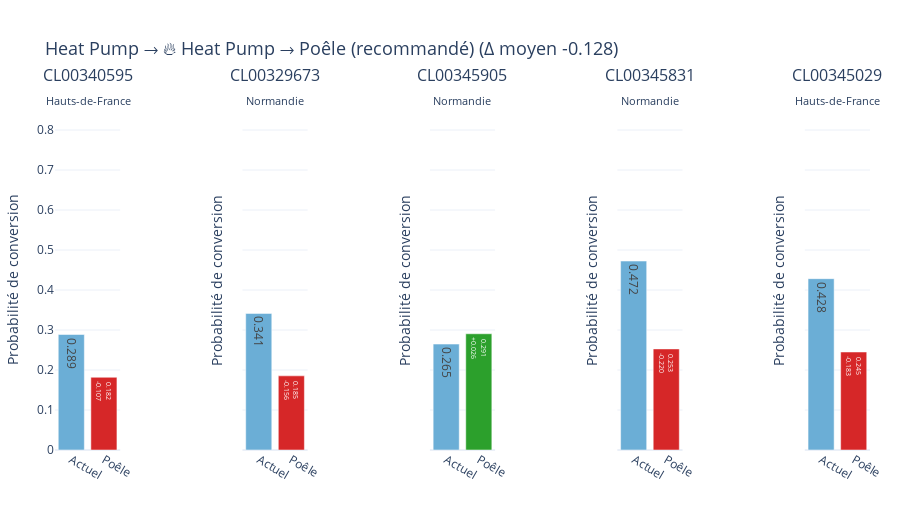
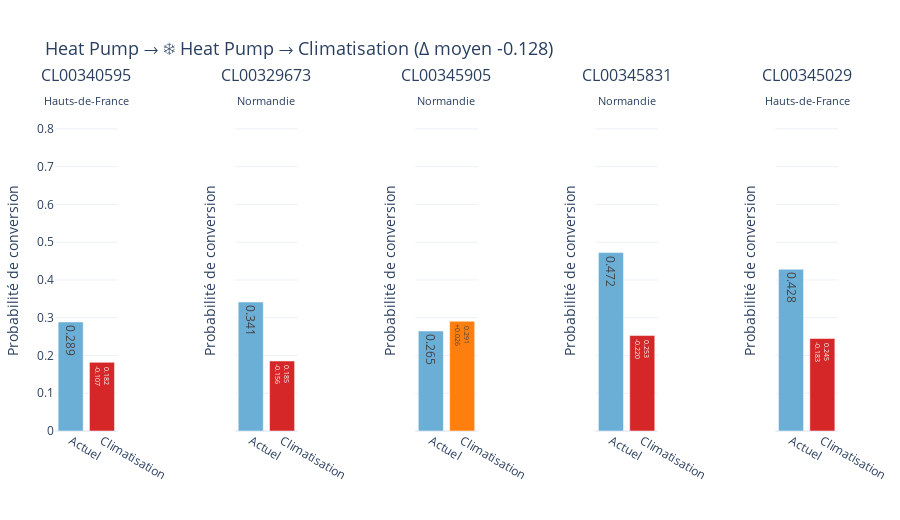
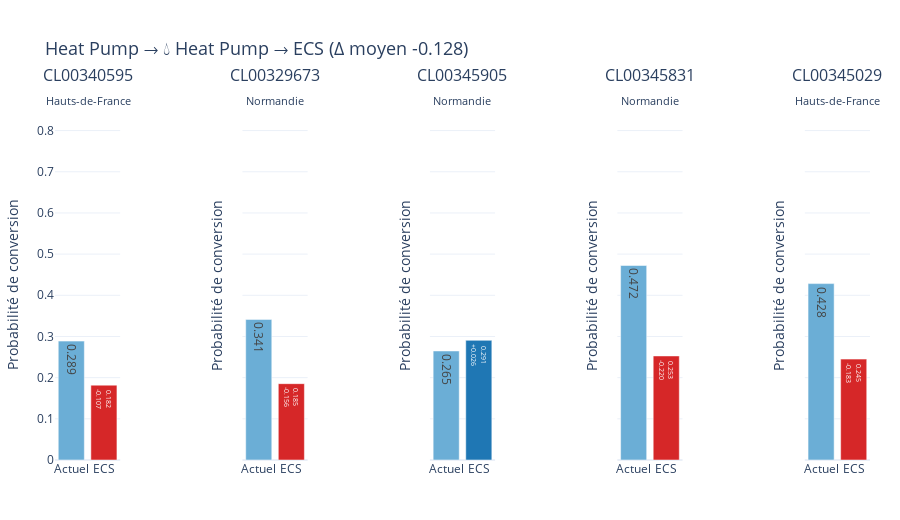

Notebook code cell kept with these figures, in order:
### Code cell
# Simulation
compute = get_cross_sell_compute_function(model, feature_names, df_sim, selected_ids)
show_cross_sell_widget(compute, selected_ids)

### Figure 1 — Plotly figure (JSON) as saved in the notebook; plotly's stock layout.template omitted (floating-point values rounded to 4 significant figures)
{"data": [{"hovertemplate": "Actuel<br>0.289<extra></extra>", "marker": {"color": "#6baed6"}, "name": "Situation actuelle", "text": "0.289", "textposition": "auto", "type": "bar", "x": ["Actuel"], "xaxis": "x", "y": [0.2887], "yaxis": "y"}, {"hovertemplate": "Poêle<br>0.182 (-0.107)<extra></extra>", "marker": {"color": "#d62728"}, "name": "+ Poêle", "text": "0.182<br>-0.107", "textposition": "auto", "type": "bar", "x": ["Poêle"], "xaxis": "x", "y": [0.1818], "yaxis": "y"}, {"hovertemplate": "Actuel<br>0.341<extra></extra>", "marker": {"color": "#6baed6"}, "name": "Situation actuelle", "text": "0.341", "textposition": "auto", "type": "bar", "x": ["Actuel"], "xaxis": "x2", "y": [0.3415], "yaxis": "y2"}, {"hovertemplate": "Poêle<br>0.185 (-0.156)<extra></extra>", "marker": {"color": "#d62728"}, "name": "+ Poêle", "text": "0.185<br>-0.156", "textposition": "auto", "type": "bar", "x": ["Poêle"], "xaxis": "x2", "y": [0.1854], "yaxis": "y2"}, {"hovertemplate": "Actuel<br>0.265<extra></extra>", "marker": {"color": "#6baed6"}, "name": "Situation actuelle", "text": "0.265", "textposition": "auto", "type": "bar", "x": ["Actuel"], "xaxis": "x3", "y": [0.2648], "yaxis": "y3"}, {"hovertemplate": "Poêle<br>0.291 (+0.026)<extra></extra>", "marker": {"color": "#2ca02c"}, "name": "+ Poêle", "text": "0.291<br>+0.026", "textposition": "auto", "type": "bar", "x": ["Poêle"], "xaxis": "x3", "y": [0.2906], "yaxis": "y3"}, {"hovertemplate": "Actuel<br>0.472<extra></extra>", "marker": {"color": "#6baed6"}, "name": "Situation actuelle", "text": "0.472", "textposition": "auto", "type": "bar", "x": ["Actuel"], "xaxis": "x4", "y": [0.4724], "yaxis": "y4"}, {"hovertemplate": "Poêle<br>0.253 (-0.220)<extra></extra>", "marker": {"color": "#d62728"}, "name": "+ Poêle", "text": "0.253<br>-0.220", "textposition": "auto", "type": "bar", "x": ["Poêle"], "xaxis": "x4", "y": [0.2527], "yaxis": "y4"}, {"hovertemplate": "Actuel<br>0.428<extra></extra>", "marker": {"color": "#6baed6"}, "name": "Situation actuelle", "text": "0.428", "textposition": "auto", "type": "bar", "x": ["Actuel"], "xaxis": "x5", "y": [0.4284], "yaxis": "y5"}, {"hovertemplate": "Poêle<br>0.245 (-0.183)<extra></extra>", "marker": {"color": "#d62728"}, "name": "+ Poêle", "text": "0.245<br>-0.183", "textposition": "auto", "type": "bar", "x": ["Poêle"], "xaxis": "x5", "y": [0.245], "yaxis": "y5"}], "layout": {"annotations": [{"font": {"size": 16}, "showarrow": false, "text": "CL00340595<br><sub>Hauts-de-France</sub>", "x": 0.04, "xanchor": "center", "xref": "paper", "y": 1, "yanchor": "bottom", "yref": "paper"}, {"font": {"size": 16}, "showarrow": false, "text": "CL00329673<br><sub>Normandie</sub>", "x": 0.27, "xanchor": "center", "xref": "paper", "y": 1, "yanchor": "bottom", "yref": "paper"}, {"font": {"size": 16}, "showarrow": false, "text": "CL00345905<br><sub>Normandie</sub>", "x": 0.5, "xanchor": "center", "xref": "paper", "y": 1, "yanchor": "bottom", "yref": "paper"}, {"font": {"size": 16}, "showarrow": false, "text": "CL00345831<br><sub>Normandie</sub>", "x": 0.73, "xanchor": "center", "xref": "paper", "y": 1, "yanchor": "bottom", "yref": "paper"}, {"font": {"size": 16}, "showarrow": false, "text": "CL00345029<br><sub>Hauts-de-France</sub>", "x": 0.96, "xanchor": "center", "xref": "paper", "y": 1, "yanchor": "bottom", "yref": "paper"}], "barmode": "group", "height": 520, "margin": {"b": 60, "l": 50, "r": 30, "t": 110}, "showlegend": false, "title": {"font": {"size": 18}, "text": "Heat Pump → 🔥 Heat Pump → Poêle (recommandé) (Δ moyen -0.128)"}, "xaxis": {"anchor": "y", "domain": [0, 0.08], "title": {"text": ""}}, "xaxis2": {"anchor": "y2", "domain": [0.23, 0.31], "title": {"text": ""}}, "xaxis3": {"anchor": "y3", "domain": [0.46, 0.54], "title": {"text": ""}}, "xaxis4": {"anchor": "y4", "domain": [0.69, 0.77], "title": {"text": ""}}, "xaxis5": {"anchor": "y5", "domain": [0.92, 1.0], "title": {"text": ""}}, "yaxis": {"anchor": "x", "domain": [0, 1], "range": [0, 0.85], "title": {"text": "Probabilité de conversion"}}, "yaxis2": {"anchor": "x2", "domain": [0, 1], "matches": "y", "range": [0, 0.85], "showticklabels": false, "title": {"text": "Probabilité de conversion"}}, "yaxis3": {"anchor": "x3", "domain": [0, 1], "matches": "y", "range": [0, 0.85], "showticklabels": false, "title": {"text": "Probabilité de conversion"}}, "yaxis4": {"anchor": "x4", "domain": [0, 1], "matches": "y", "range": [0, 0.85], "showticklabels": false, "title": {"text": "Probabilité de conversion"}}, "yaxis5": {"anchor": "x5", "domain": [0, 1], "matches": "y", "range": [0, 0.85], "showticklabels": false, "title": {"text": "Probabilité de conversion"}}}}

### Figure 2 — Plotly figure (JSON) as saved in the notebook; plotly's stock layout.template omitted (floating-point values rounded to 4 significant figures)
{"data": [{"hovertemplate": "Actuel<br>0.289<extra></extra>", "marker": {"color": "#6baed6"}, "name": "Situation actuelle", "text": "0.289", "textposition": "auto", "type": "bar", "x": ["Actuel"], "xaxis": "x", "y": [0.2887], "yaxis": "y"}, {"hovertemplate": "Climatisation<br>0.182 (-0.107)<extra></extra>", "marker": {"color": "#d62728"}, "name": "+ Climatisation", "text": "0.182<br>-0.107", "textposition": "auto", "type": "bar", "x": ["Climatisation"], "xaxis": "x", "y": [0.1818], "yaxis": "y"}, {"hovertemplate": "Actuel<br>0.341<extra></extra>", "marker": {"color": "#6baed6"}, "name": "Situation actuelle", "text": "0.341", "textposition": "auto", "type": "bar", "x": ["Actuel"], "xaxis": "x2", "y": [0.3415], "yaxis": "y2"}, {"hovertemplate": "Climatisation<br>0.185 (-0.156)<extra></extra>", "marker": {"color": "#d62728"}, "name": "+ Climatisation", "text": "0.185<br>-0.156", "textposition": "auto", "type": "bar", "x": ["Climatisation"], "xaxis": "x2", "y": [0.1854], "yaxis": "y2"}, {"hovertemplate": "Actuel<br>0.265<extra></extra>", "marker": {"color": "#6baed6"}, "name": "Situation actuelle", "text": "0.265", "textposition": "auto", "type": "bar", "x": ["Actuel"], "xaxis": "x3", "y": [0.2648], "yaxis": "y3"}, {"hovertemplate": "Climatisation<br>0.291 (+0.026)<extra></extra>", "marker": {"color": "#ff7f0e"}, "name": "+ Climatisation", "text": "0.291<br>+0.026", "textposition": "auto", "type": "bar", "x": ["Climatisation"], "xaxis": "x3", "y": [0.2906], "yaxis": "y3"}, {"hovertemplate": "Actuel<br>0.472<extra></extra>", "marker": {"color": "#6baed6"}, "name": "Situation actuelle", "text": "0.472", "textposition": "auto", "type": "bar", "x": ["Actuel"], "xaxis": "x4", "y": [0.4724], "yaxis": "y4"}, {"hovertemplate": "Climatisation<br>0.253 (-0.220)<extra></extra>", "marker": {"color": "#d62728"}, "name": "+ Climatisation", "text": "0.253<br>-0.220", "textposition": "auto", "type": "bar", "x": ["Climatisation"], "xaxis": "x4", "y": [0.2527], "yaxis": "y4"}, {"hovertemplate": "Actuel<br>0.428<extra></extra>", "marker": {"color": "#6baed6"}, "name": "Situation actuelle", "text": "0.428", "textposition": "auto", "type": "bar", "x": ["Actuel"], "xaxis": "x5", "y": [0.4284], "yaxis": "y5"}, {"hovertemplate": "Climatisation<br>0.245 (-0.183)<extra></extra>", "marker": {"color": "#d62728"}, "name": "+ Climatisation", "text": "0.245<br>-0.183", "textposition": "auto", "type": "bar", "x": ["Climatisation"], "xaxis": "x5", "y": [0.245], "yaxis": "y5"}], "layout": {"annotations": [{"font": {"size": 16}, "showarrow": false, "text": "CL00340595<br><sub>Hauts-de-France</sub>", "x": 0.04, "xanchor": "center", "xref": "paper", "y": 1, "yanchor": "bottom", "yref": "paper"}, {"font": {"size": 16}, "showarrow": false, "text": "CL00329673<br><sub>Normandie</sub>", "x": 0.27, "xanchor": "center", "xref": "paper", "y": 1, "yanchor": "bottom", "yref": "paper"}, {"font": {"size": 16}, "showarrow": false, "text": "CL00345905<br><sub>Normandie</sub>", "x": 0.5, "xanchor": "center", "xref": "paper", "y": 1, "yanchor": "bottom", "yref": "paper"}, {"font": {"size": 16}, "showarrow": false, "text": "CL00345831<br><sub>Normandie</sub>", "x": 0.73, "xanchor": "center", "xref": "paper", "y": 1, "yanchor": "bottom", "yref": "paper"}, {"font": {"size": 16}, "showarrow": false, "text": "CL00345029<br><sub>Hauts-de-France</sub>", "x": 0.96, "xanchor": "center", "xref": "paper", "y": 1, "yanchor": "bottom", "yref": "paper"}], "barmode": "group", "height": 520, "margin": {"b": 60, "l": 50, "r": 30, "t": 110}, "showlegend": false, "title": {"font": {"size": 18}, "text": "Heat Pump → ❄️ Heat Pump → Climatisation (Δ moyen -0.128)"}, "xaxis": {"anchor": "y", "domain": [0, 0.08], "title": {"text": ""}}, "xaxis2": {"anchor": "y2", "domain": [0.23, 0.31], "title": {"text": ""}}, "xaxis3": {"anchor": "y3", "domain": [0.46, 0.54], "title": {"text": ""}}, "xaxis4": {"anchor": "y4", "domain": [0.69, 0.77], "title": {"text": ""}}, "xaxis5": {"anchor": "y5", "domain": [0.92, 1.0], "title": {"text": ""}}, "yaxis": {"anchor": "x", "domain": [0, 1], "range": [0, 0.85], "title": {"text": "Probabilité de conversion"}}, "yaxis2": {"anchor": "x2", "domain": [0, 1], "matches": "y", "range": [0, 0.85], "showticklabels": false, "title": {"text": "Probabilité de conversion"}}, "yaxis3": {"anchor": "x3", "domain": [0, 1], "matches": "y", "range": [0, 0.85], "showticklabels": false, "title": {"text": "Probabilité de conversion"}}, "yaxis4": {"anchor": "x4", "domain": [0, 1], "matches": "y", "range": [0, 0.85], "showticklabels": false, "title": {"text": "Probabilité de conversion"}}, "yaxis5": {"anchor": "x5", "domain": [0, 1], "matches": "y", "range": [0, 0.85], "showticklabels": false, "title": {"text": "Probabilité de conversion"}}}}

### Figure 3 — Plotly figure (JSON) as saved in the notebook; plotly's stock layout.template omitted (floating-point values rounded to 4 significant figures)
{"data": [{"hovertemplate": "Actuel<br>0.289<extra></extra>", "marker": {"color": "#6baed6"}, "name": "Situation actuelle", "text": "0.289", "textposition": "auto", "type": "bar", "x": ["Actuel"], "xaxis": "x", "y": [0.2887], "yaxis": "y"}, {"hovertemplate": "ECS<br>0.182 (-0.107)<extra></extra>", "marker": {"color": "#d62728"}, "name": "+ ECS", "text": "0.182<br>-0.107", "textposition": "auto", "type": "bar", "x": ["ECS"], "xaxis": "x", "y": [0.1818], "yaxis": "y"}, {"hovertemplate": "Actuel<br>0.341<extra></extra>", "marker": {"color": "#6baed6"}, "name": "Situation actuelle", "text": "0.341", "textposition": "auto", "type": "bar", "x": ["Actuel"], "xaxis": "x2", "y": [0.3415], "yaxis": "y2"}, {"hovertemplate": "ECS<br>0.185 (-0.156)<extra></extra>", "marker": {"color": "#d62728"}, "name": "+ ECS", "text": "0.185<br>-0.156", "textposition": "auto", "type": "bar", "x": ["ECS"], "xaxis": "x2", "y": [0.1854], "yaxis": "y2"}, {"hovertemplate": "Actuel<br>0.265<extra></extra>", "marker": {"color": "#6baed6"}, "name": "Situation actuelle", "text": "0.265", "textposition": "auto", "type": "bar", "x": ["Actuel"], "xaxis": "x3", "y": [0.2648], "yaxis": "y3"}, {"hovertemplate": "ECS<br>0.291 (+0.026)<extra></extra>", "marker": {"color": "#1f77b4"}, "name": "+ ECS", "text": "0.291<br>+0.026", "textposition": "auto", "type": "bar", "x": ["ECS"], "xaxis": "x3", "y": [0.2906], "yaxis": "y3"}, {"hovertemplate": "Actuel<br>0.472<extra></extra>", "marker": {"color": "#6baed6"}, "name": "Situation actuelle", "text": "0.472", "textposition": "auto", "type": "bar", "x": ["Actuel"], "xaxis": "x4", "y": [0.4724], "yaxis": "y4"}, {"hovertemplate": "ECS<br>0.253 (-0.220)<extra></extra>", "marker": {"color": "#d62728"}, "name": "+ ECS", "text": "0.253<br>-0.220", "textposition": "auto", "type": "bar", "x": ["ECS"], "xaxis": "x4", "y": [0.2527], "yaxis": "y4"}, {"hovertemplate": "Actuel<br>0.428<extra></extra>", "marker": {"color": "#6baed6"}, "name": "Situation actuelle", "text": "0.428", "textposition": "auto", "type": "bar", "x": ["Actuel"], "xaxis": "x5", "y": [0.4284], "yaxis": "y5"}, {"hovertemplate": "ECS<br>0.245 (-0.183)<extra></extra>", "marker": {"color": "#d62728"}, "name": "+ ECS", "text": "0.245<br>-0.183", "textposition": "auto", "type": "bar", "x": ["ECS"], "xaxis": "x5", "y": [0.245], "yaxis": "y5"}], "layout": {"annotations": [{"font": {"size": 16}, "showarrow": false, "text": "CL00340595<br><sub>Hauts-de-France</sub>", "x": 0.04, "xanchor": "center", "xref": "paper", "y": 1, "yanchor": "bottom", "yref": "paper"}, {"font": {"size": 16}, "showarrow": false, "text": "CL00329673<br><sub>Normandie</sub>", "x": 0.27, "xanchor": "center", "xref": "paper", "y": 1, "yanchor": "bottom", "yref": "paper"}, {"font": {"size": 16}, "showarrow": false, "text": "CL00345905<br><sub>Normandie</sub>", "x": 0.5, "xanchor": "center", "xref": "paper", "y": 1, "yanchor": "bottom", "yref": "paper"}, {"font": {"size": 16}, "showarrow": false, "text": "CL00345831<br><sub>Normandie</sub>", "x": 0.73, "xanchor": "center", "xref": "paper", "y": 1, "yanchor": "bottom", "yref": "paper"}, {"font": {"size": 16}, "showarrow": false, "text": "CL00345029<br><sub>Hauts-de-France</sub>", "x": 0.96, "xanchor": "center", "xref": "paper", "y": 1, "yanchor": "bottom", "yref": "paper"}], "barmode": "group", "height": 520, "margin": {"b": 60, "l": 50, "r": 30, "t": 110}, "showlegend": false, "title": {"font": {"size": 18}, "text": "Heat Pump → 💧 Heat Pump → ECS (Δ moyen -0.128)"}, "xaxis": {"anchor": "y", "domain": [0, 0.08], "title": {"text": ""}}, "xaxis2": {"anchor": "y2", "domain": [0.23, 0.31], "title": {"text": ""}}, "xaxis3": {"anchor": "y3", "domain": [0.46, 0.54], "title": {"text": ""}}, "xaxis4": {"anchor": "y4", "domain": [0.69, 0.77], "title": {"text": ""}}, "xaxis5": {"anchor": "y5", "domain": [0.92, 1.0], "title": {"text": ""}}, "yaxis": {"anchor": "x", "domain": [0, 1], "range": [0, 0.85], "title": {"text": "Probabilité de conversion"}}, "yaxis2": {"anchor": "x2", "domain": [0, 1], "matches": "y", "range": [0, 0.85], "showticklabels": false, "title": {"text": "Probabilité de conversion"}}, "yaxis3": {"anchor": "x3", "domain": [0, 1], "matches": "y", "range": [0, 0.85], "showticklabels": false, "title": {"text": "Probabilité de conversion"}}, "yaxis4": {"anchor": "x4", "domain": [0, 1], "matches": "y", "range": [0, 0.85], "showticklabels": false, "title": {"text": "Probabilité de conversion"}}, "yaxis5": {"anchor": "x5", "domain": [0, 1], "matches": "y", "range": [0, 0.85], "showticklabels": false, "title": {"text": "Probabilité de conversion"}}}}
